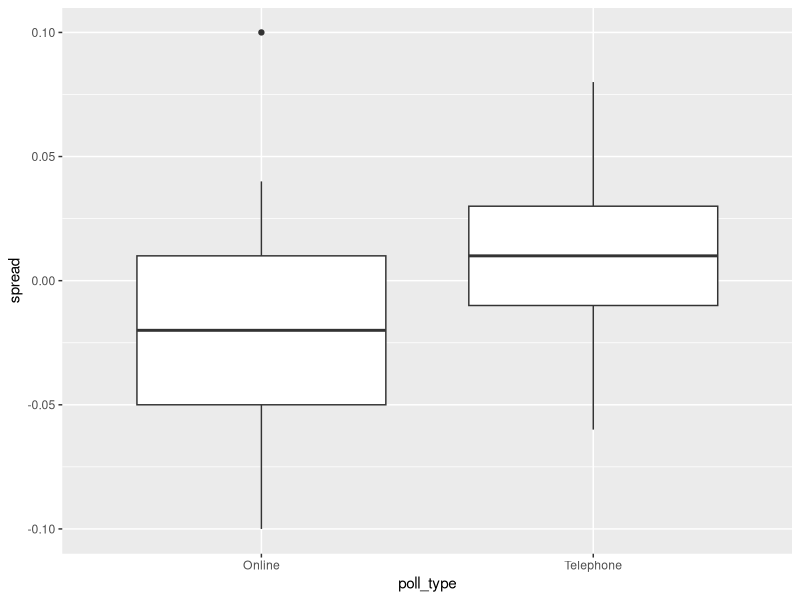
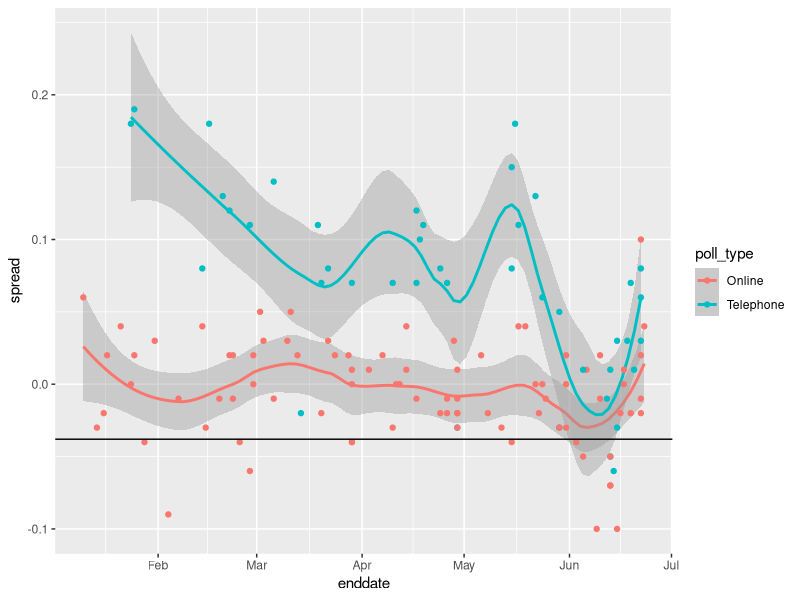
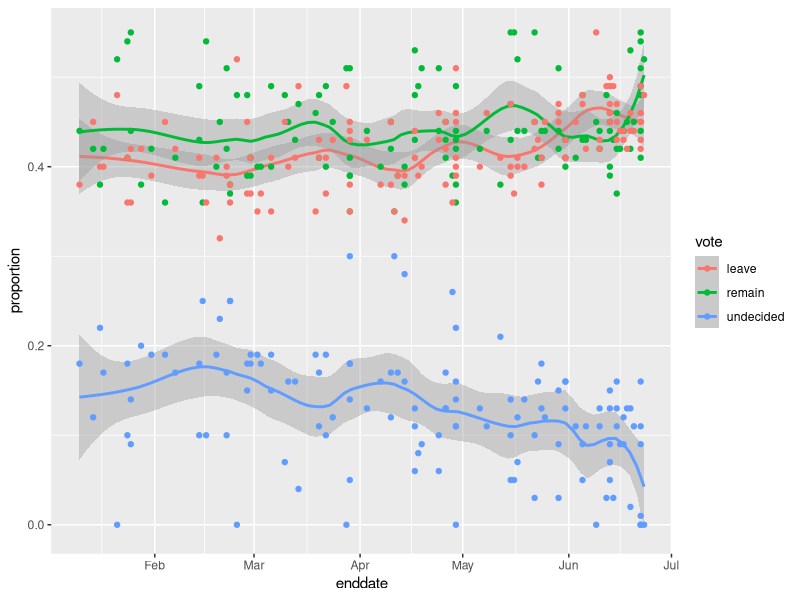

Reproduce these figures in R, in order.
## ---- chunk 1
# suggested libraries and options
library(tidyverse)
options(digits = 3)

# load brexit_polls object
library(dslabs)
data(brexit_polls)
## ---- chunk 2
p <- 0.481    # official proportion voting "Remain"
d <- 2*p-1    # official spread
## ---- chunk 3
N <- 1500
expected <- N*p
expected
## ---- chunk 4
se_remain <- sqrt(N * p * (1 - p))
se_remain
## ---- chunk 5
x_hat <- p
x_hat
## ---- chunk 6
standard_error_x_hat <- sqrt(x_hat * (1-x_hat)/N)
standard_error_x_hat
## ---- chunk 7
d <- 2*p -1
d
## ---- chunk 8
se_d <- 2 * standard_error_x_hat
se_d
## ---- chunk 9
brexit_polls <- brexit_polls %>% 
                  mutate(x_hat = (spread + 1) /2)
mean(brexit_polls$spread)
## ---- chunk 10
sd(brexit_polls$spread)
## ---- chunk 11
mean(brexit_polls$x_hat)
## ---- chunk 12
sd(brexit_polls$x_hat)
## ---- chunk 13
you_gov <- brexit_polls[1,]
## ---- chunk 14
x_hat <- 0.52
N <- 4722
se <- sqrt(x_hat * (1-x_hat) / N)
ci <- c(x_hat - qnorm(0.975) * se, x_hat + qnorm(0.975) * se)
ci
## ---- chunk 15
june_polls <- brexit_polls %>% filter(enddate >= '2016-06-1')
nrow(june_polls)
## ---- chunk 16
d <- -0.38
june_polls <- june_polls %>%
  mutate(se_x_hat = sqrt(x_hat * (1-x_hat)/ samplesize), se_spread = 2*se_x_hat,
         lower = spread - qnorm(0.975) * se_spread,
         upper = spread + qnorm(0.975) * se_spread,
         hit = (lower < 2*p-1 & upper > 2*p-1))
mean(june_polls$lower < 0 & june_polls$upper > 0)
## ---- chunk 17
mean(june_polls$lower > 0 & june_polls$upper > 0)
## ---- chunk 18
head(june_polls)
mean(june_polls$hit)
## ---- chunk 19
june_polls_grouped <- june_polls %>% group_by(pollster) %>% summarize(hits = n())
head(june_polls_grouped)
## ---- chunk 20
ggplot(data = june_polls, aes(poll_type, spread)) + geom_boxplot()
## ---- chunk 21
combined_by_type <- june_polls %>%
        group_by(poll_type) %>%
        summarize(N = sum(samplesize),
                  spread = sum(spread*samplesize)/N,
                  p_hat = (spread + 1)/2,
                  se_spread = 2 * sqrt(p_hat*(1-p_hat)/N),
                  lower = spread - qnorm(0.975) * se_spread,
                  upper = spread + qnorm(0.975) * se_spread)
combined_by_type
## ---- chunk 22
brexit_hit <- brexit_polls %>%
  mutate(p_hat = (spread + 1)/2,
         se_spread = 2*sqrt(p_hat*(1-p_hat)/samplesize),
         spread_lower = spread - qnorm(.975)*se_spread,
         spread_upper = spread + qnorm(.975)*se_spread,
         hit = spread_lower < -0.038 & spread_upper > -0.038) %>%
  select(poll_type, hit)
## ---- chunk 23
head(brexit_hit)
totals <- brexit_hit %>% summarize(online_yes = sum(hit == 'TRUE' & poll_type == 'Online'), online_no = sum(hit == 'FALSE' & poll_type == 'Online'),
                                   telephone_yes = sum(hit == 'TRUE' & poll_type == 'Telephone'),
                                   telephone_no = sum(hit == 'FALSE' & poll_type == 'Telephone'))
totals

two_by_two <- tibble(hit = c('yes','no'),
                     online = c(totals$online_yes, totals$online_no),
                     telephone = c(totals$telephone_yes, totals$telephone_no))
two_by_two
chisq_test <- two_by_two %>% select(-hit) %>% chisq.test()
chisq_test
## ---- chunk 24
two_by_two$online[1]
two_by_two$online[2]
two_by_two$telephone[1]
two_by_two$telephone[2]

online_yes_odds <- (two_by_two$online[1] / sum(two_by_two$online)) / (two_by_two$online[2] / sum(two_by_two$online))
online_yes_odds
## ---- chunk 25
telephone_yes_odds <- (two_by_two$telephone[1] / sum(two_by_two$telephone)) / (two_by_two$telephone[2] / sum(two_by_two$telephone))
telephone_yes_odds
## ---- chunk 26
online_yes_odds / telephone_yes_odds
## ---- chunk 27
ggplot(data = brexit_polls, aes(enddate, spread, color = poll_type)) + geom_smooth(method = "loess", span = 0.4) + geom_point() + geom_hline(yintercept =  -0.038)
## ---- chunk 28
brexit_long <- brexit_polls %>%
    gather(vote, proportion, "remain":"undecided") %>%
    mutate(vote = factor(vote))
head(brexit_long)
## ---- chunk 29
ggplot(data = brexit_long, aes(enddate, proportion, color = vote)) + geom_smooth(method = "loess", span = 0.3) + geom_point()
